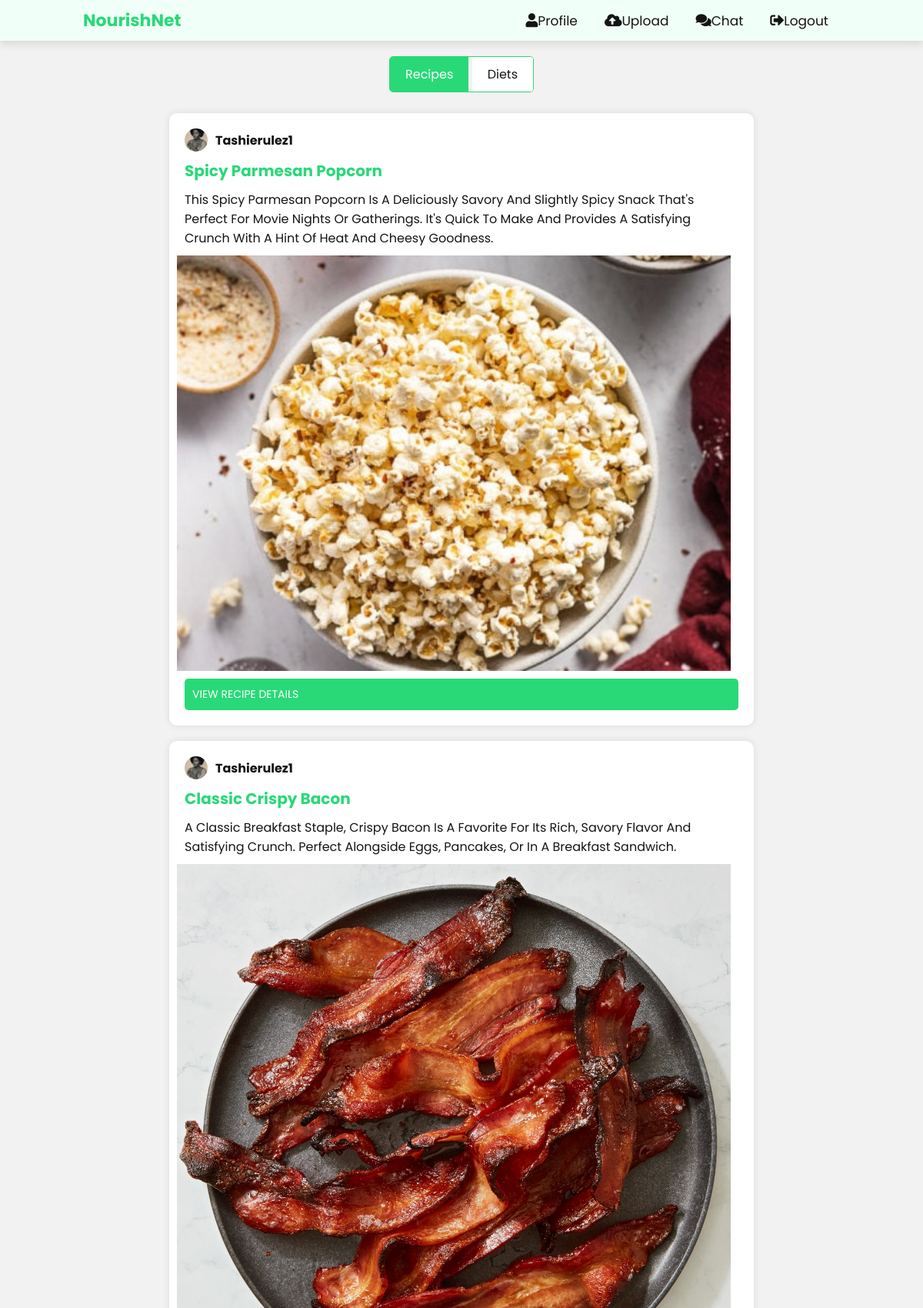
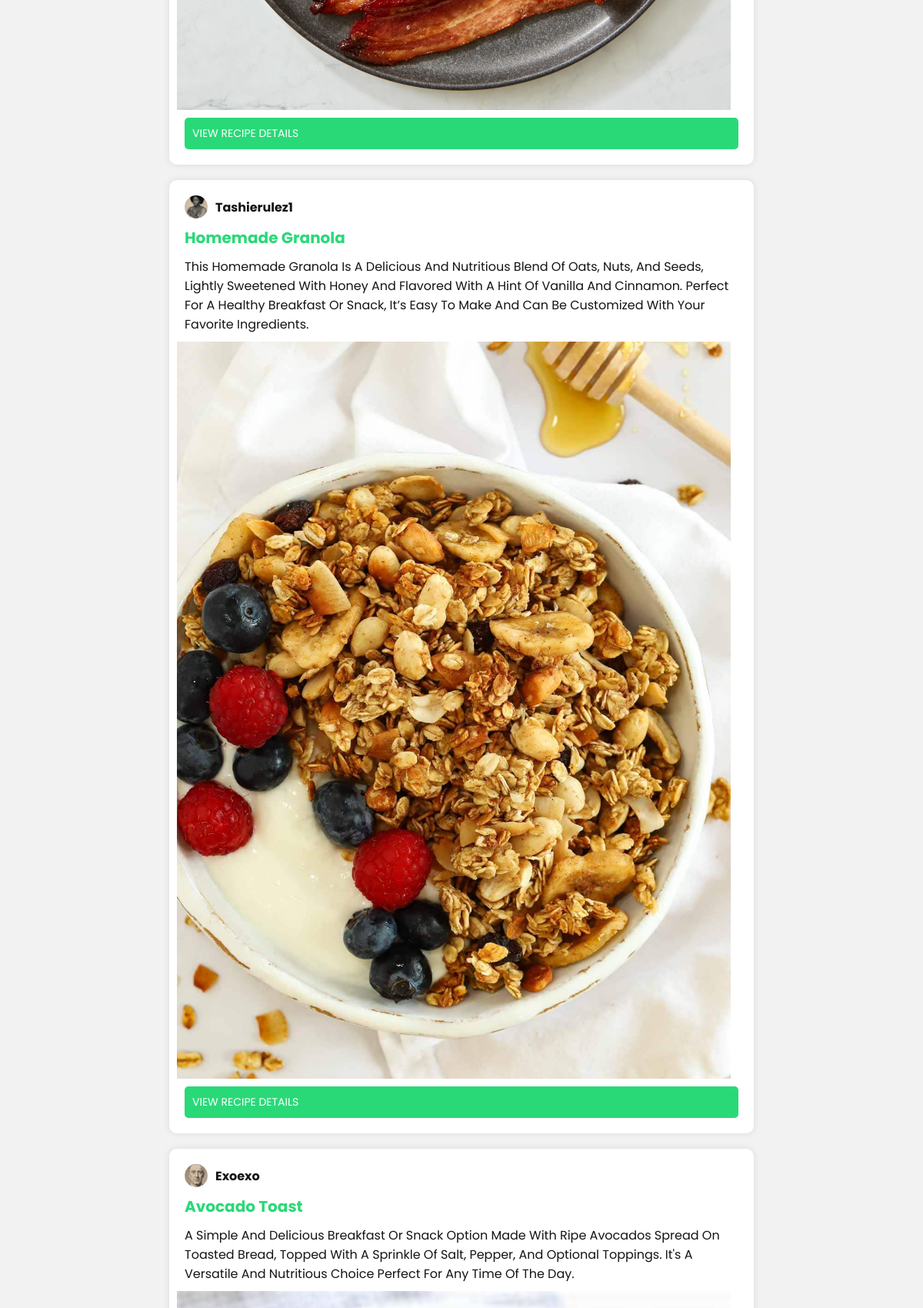
The page /user.php (signed in, upper part) on the database its author committed (2 pictures, top to bottom).
### tables this page shows
CREATE TABLE `recipe` (
  `recipe_id` int(11) NOT NULL,
  `user_id` int(11) DEFAULT NULL,
  `recipe` varchar(255) NOT NULL,
  `recipe_description` text DEFAULT NULL,
  `recipe_ingredients` text DEFAULT NULL,
  `recipe_instructions` text DEFAULT NULL,
  `recipe_image` varchar(255) DEFAULT NULL,
  `recipe_tag` varchar(255) NOT NULL,
  `recipe_nutrition` varchar(500) NOT NULL,
  `recipe_suitability` varchar(500) NOT NULL,
  `date_created` datetime NOT NULL DEFAULT current_timestamp(),
  `date_modified` datetime NOT NULL DEFAULT current_timestamp() ON UPDATE current_timestamp()
);

CREATE TABLE `users` (
  `user_id` int(255) NOT NULL,
  `username` varchar(255) NOT NULL,
  `password` varchar(255) NOT NULL,
  `email` varchar(255) NOT NULL,
  `user_type` varchar(255) NOT NULL,
  `profile_image` varchar(255) DEFAULT NULL
);

### user.php (the view, shortened to what this page needs)
<?php
include 'db_connect.php';
$feed = ['recipes' => [], 'diets' => []];
$recipesQuery = "SELECT r.*, u.username, u.profile_image
                 FROM recipe r
                 JOIN users u ON r.user_id = u.user_id
                 ORDER BY r.date_created DESC";
$recipesResult = mysqli_query($conn, $recipesQuery);
if ($recipesResult) {
    while ($recipe = mysqli_fetch_assoc($recipesResult)) {
        $feed['recipes'][] = $recipe;
    }
} else {
    echo "Error fetching recipes: " . mysqli_error($conn);
}
$dietsQuery = "SELECT d.*, u.username, u.profile_image, c.category_name
               FROM foods d
               JOIN users u ON d.user_id = u.user_id
               JOIN food_categories fc ON d.food_id = fc.food_id
               JOIN categories c ON fc.category_id = c.category_id
               ORDER BY d.created_at DESC";
$dietsResult = mysqli_query($conn, $dietsQuery);
if ($dietsResult) {
    while ($diet = mysqli_fetch_assoc($dietsResult)) {
        $feed['diets'][] = $diet;
    }
} else {
    echo "Error fetching diets: " . mysqli_error($conn);
}
?>
<!DOCTYPE html>
<html lang="en">
<head>
    <link rel="stylesheet" href="../styling/user.css">
    <link rel="stylesheet" href="https://cdnjs.cloudflare.com/ajax/libs/font-awesome/5.15.4/css/all.min.css">
</head>
<body>
    <header class="header">
        <a href="#" class="logo">NourishNet</a>
        <nav class="navbar">
            <a href="profile.php"><i class="fas fa-user"></i>profile</a>
            <a href="uploadrecipe.php"><i class="fas fa-cloud-upload-alt"></i>upload</a>
            <a href="userconsultation.php"><i class="fas fa-comments"></i>chat</a>
            <a href="logout.php"><i class="fas fa-sign-out-alt"></i>logout</a>
        </nav>
    </header>
    <div id="toggle-container">
        <div class="toggle-buttons">
            <button class="toggle-button active" onclick="showRecipes()">Recipes</button>
            <button class="toggle-button" onclick="showDiets()">Diets</button>
        </div>
    </div>
    <div id="feed-container">
        <div id="recipes" class="feed-section">
            <?php if (!empty($feed['recipes'])): ?>
                <?php foreach ($feed['recipes'] as $recipe): ?>
                    <div class="feed-item">
                        <a href="profile.php?user_id=<?php echo $recipe['user_id']; ?>" class="profile-link">
                            <img src="<?php echo $recipe['profile_image'] ?? 'default_profile.png'; ?>" alt="Profile Image">
                            <span class="username"><?php echo $recipe['username']; ?></span>
                        </a>
                        <h3 class="item-title"><?php echo $recipe['recipe']; ?></h3>
                        <p class="item-description"><?php echo $recipe['recipe_description']; ?></p>
                        <?php if (!empty($recipe['recipe_image'])): ?>
                            <img src="<?php echo $recipe['recipe_image']; ?>" alt="Recipe Image" class="item-image">
                        <?php endif; ?>
                        <a href="recipedetails.php?recipe_id=<?php echo $recipe['recipe_id']; ?>" class="view-details-button">View Recipe Details</a>
                    </div>
                <?php endforeach; ?>
            <?php else: ?>
                <p>No recipes found.</p>
            <?php endif; ?>
        </div>
    </div>
</body>
</html>

### styling/user.css (style rules this page uses)
:root { --main-color: #29d978; --primary: #f0fff7; --black: #141414; --white: #fff; --bg: #f2f2f2; --light-black: #666; }
* { font-family: 'Poppins', sans-serif; margin: 0; padding: 0; box-sizing: border-box; outline: none; border: none; text-decoration: none; text-transform: capitalize; transition: 0.2s linear; }
html { font-size: 62.5%; overflow-x: hidden; scroll-behavior: smooth; scroll-padding-top: 6rem; }
body { background: var(--bg); font-size: 1.6rem; }
.header { background: var(--primary); padding: 1rem 9%; display: flex; justify-content: space-between; align-items: center; box-shadow: 0 0.5rem 1rem rgba(0, 0, 0, 0.1); }
.header .logo { font-size: 2.2rem; font-weight: bolder; color: var(--main-color); text-decoration: none; }
.header .navbar { display: flex; }
.header .navbar a { font-size: 1.7rem; margin-left: 2rem; color: var(--black); cursor: pointer; text-decoration: none; }
.navbar a i { font-size: 1.8rem; color: var(--black); }
.navbar a { margin-right: 1.5rem; }
#toggle-container { text-align: center; margin-top: 2rem; }
.toggle-buttons { display: inline-block; border: 0.1rem solid var(--main-color); border-radius: 0.5rem; overflow: hidden; }
.toggle-button { padding: 1rem 2rem; font-size: 1.6rem; color: var(--black); background: var(--white); border: none; cursor: pointer; transition: background 0.3s ease, color 0.3s ease; }
.toggle-button.active { background: var(--main-color); color: var(--white); }
#feed-container { display: flex; justify-content: center; align-items: flex-start; margin-top: 2rem; }
.feed-section { max-width: 800px; margin: 0 auto; padding: 0 20px; }
.feed-item { margin-bottom: 20px; padding: 20px; background-color: var(--white); border-radius: 10px; box-shadow: 0 0 10px rgba(0, 0, 0, 0.1); }
.feed-item .profile-link { display: flex; align-items: center; text-decoration: none; color: var(--black); }
.feed-item .profile-link img { width: 3rem; height: 3rem; border-radius: 50%; margin-right: 1rem; }
.feed-item .profile-link .username { font-size: 1.6rem; font-weight: bold; }
.feed-item .item-title { font-size: 2rem; color: var(--main-color); margin: 1rem 0; }
.feed-item .item-description { font-size: 1.6rem; color: var(--black); margin-bottom: 1rem; }
.feed-item .item-image { width: 100%; max-width: 100%; height: auto; display: block; margin-bottom: 1rem; width: calc(100% + 2rem); margin-left: -1rem; }
.feed-item .view-details-button { display: block; padding: 1rem; background: var(--main-color); color: var(--white); text-align: left; border-radius: 0.5rem; text-transform: uppercase; font-size: 1.4rem; transition: background 0.3s ease, color 0.3s ease; }

### rows shown on the page
recipe: user.profile_image (picture), user.username "Tashierulez1", recipe "Spicy Parmesan Popcorn", recipe_description "This Spicy Parmesan Popcorn Is A Deliciously Savory And Slightly Spicy Snack That's Perfect For Movie Nights Or Gatherings. It's Quick To Make And Provides A Satisfying Crunch With A Hint Of Heat And Cheesy Goodness.", recipe_image (picture)
recipe: user.profile_image (picture), user.username "Tashierulez1", recipe "Classic Crispy Bacon", recipe_description "A Classic Breakfast Staple, Crispy Bacon Is A Favorite For Its Rich, Savory Flavor And Satisfying Crunch. Perfect Alongside Eggs, Pancakes, Or In A Breakfast Sandwich.", recipe_image (picture)
recipe: user.profile_image (picture), user.username "Tashierulez1", recipe "Homemade Granola", recipe_description "This Homemade Granola Is A Delicious And Nutritious Blend Of Oats, Nuts, And Seeds, Lightly Sweetened With Honey And Flavored With A Hint Of Vanilla And Cinnamon. Perfect For A Healthy Breakfast Or Snack, It’s Easy To Make And Can Be Customized With Your Favorite Ingredients.", recipe_image (picture)
recipe: user.profile_image (picture), user.username "Exoexo", recipe "Avocado Toast", recipe_description "A Simple And Delicious Breakfast Or Snack Option Made With Ripe Avocados Spread On Toasted Bread, Topped With A Sprinkle Of Salt, Pepper, And Optional Toppings. It's A Versatile And Nutritious Choice Perfect For Any Time Of The Day.", recipe_image (picture)
